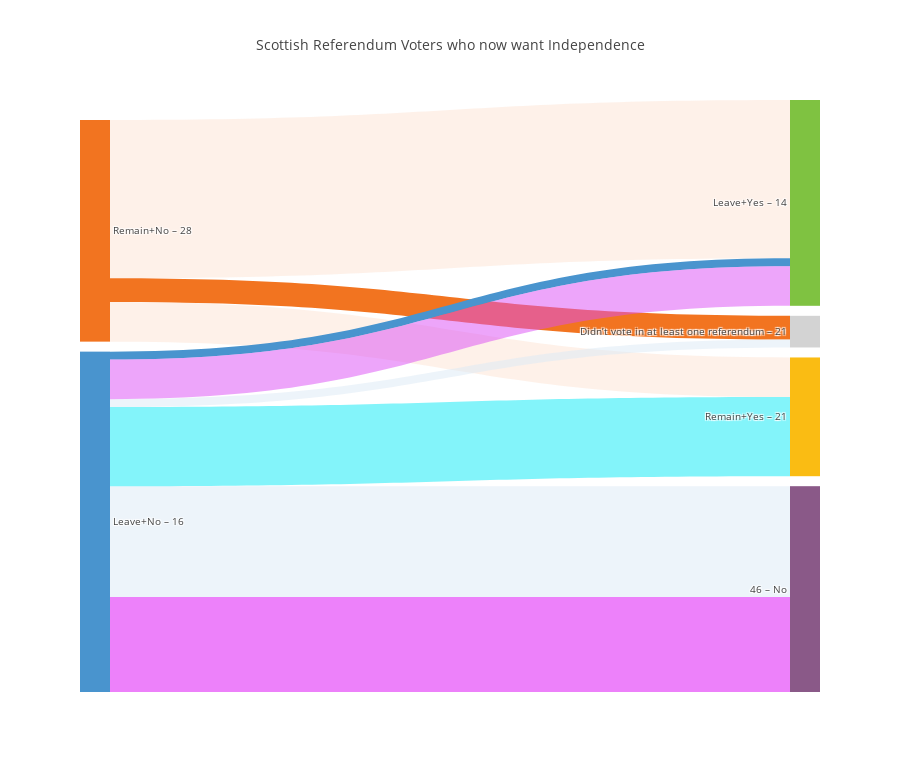

The code cell stored with this chart in its notebook:
### Code cell
import pandas as pd
import numpy as np
import plotly.graph_objs as go
from plotly.offline import download_plotlyjs, init_notebook_mode, plot, iplot
init_notebook_mode(connected=True)

nodes = [
    ['ID', 'Label', 'Color'],
    [0,'Remain+No – 28','#F27420'],
    [1,'Leave+No – 16','#4994CE'],
    [2,'Remain+Yes – 21','#FABC13'],
    [3,'Leave+Yes – 14','#7FC241'],
    [4,'Didn’t vote in at least one referendum – 21','#D3D3D3'],
    [5,'46 – No','#8A5988']
]
links = [
    ['Source','Target','Value','Link Color'],
    [0,3,20,'rgba(253, 227, 212, 0.5)'],
    [0,4,3,'rgba(242, 116, 32, 1)'],
    [0,2,5,'rgba(253, 227, 212, 0.5)'],
    [1,5,14,'rgba(219, 233, 246, 0.5)'],
    [1,3,1,'rgba(73, 148, 206, 1)'],
    [1,4,1,'rgba(219, 233, 246,0.5)'],
    [1,2,10,'rgba(8, 233, 246,0.5)'],
    [1,3,5,'rgba(219, 77, 246,0.5)'],
    [1,5,12,'rgba(219, 4, 246,0.5)']
]

nodes_headers = nodes.pop(0)
nodes_df = pd.DataFrame(nodes, columns = nodes_headers)
links_headers = links.pop(0)
links_df = pd.DataFrame(links, columns = links_headers)

data_trace = dict(
    type='sankey',
    domain = dict(
      x =  [0,1],
      y =  [0,1]
    ),
    orientation = "h",
    valueformat = ".0f",
    node = dict(
      pad = 10,
      thickness = 30,
      line = dict(
        color = "black",
        width = 0
      ),
      label =  nodes_df['Label'].dropna(axis=0, how='any'),
      color = nodes_df['Color']
    ),
    link = dict(
      source = links_df['Source'].dropna(axis=0, how='any'),
      target = links_df['Target'].dropna(axis=0, how='any'),
      value = links_df['Value'].dropna(axis=0, how='any'),
      color = links_df['Link Color'].dropna(axis=0, how='any'),
  )
)

layout =  dict(
    title = "Scottish Referendum Voters who now want Independence",
    height = 772,
    font = dict(
      size = 10
    ),    
)

fig = dict(data=[data_trace], layout=layout)
iplot(fig, validate=False)

### Figure 1 — Plotly figure (JSON) as saved in the notebook; plotly's stock layout.template omitted (floating-point values rounded to 4 significant figures)
{"data": [{"domain": {"x": [0, 1], "y": [0, 1]}, "link": {"color": ["rgba(253, 227, 212, 0.5)", "rgba(242, 116, 32, 1)", "rgba(253, 227, 212, 0.5)", "rgba(219, 233, 246, 0.5)", "rgba(73, 148, 206, 1)", "rgba(219, 233, 246,0.5)", "rgba(8, 233, 246,0.5)", "rgba(219, 77, 246,0.5)", "rgba(219, 4, 246,0.5)"], "source": [0, 0, 0, 1, 1, 1, 1, 1, 1], "target": [3, 4, 2, 5, 3, 4, 2, 3, 5], "value": [20, 3, 5, 14, 1, 1, 10, 5, 12]}, "node": {"color": ["#F27420", "#4994CE", "#FABC13", "#7FC241", "#D3D3D3", "#8A5988"], "label": ["Remain+No – 28", "Leave+No – 16", "Remain+Yes – 21", "Leave+Yes – 14", "Didn’t vote in at least one referendum – 21", "46 – No"], "line": {"color": "black", "width": 0}, "pad": 10, "thickness": 30}, "orientation": "h", "type": "sankey", "valueformat": ".0f"}], "layout": {"font": {"size": 10}, "height": 772, "title": "Scottish Referendum Voters who now want Independence"}}
